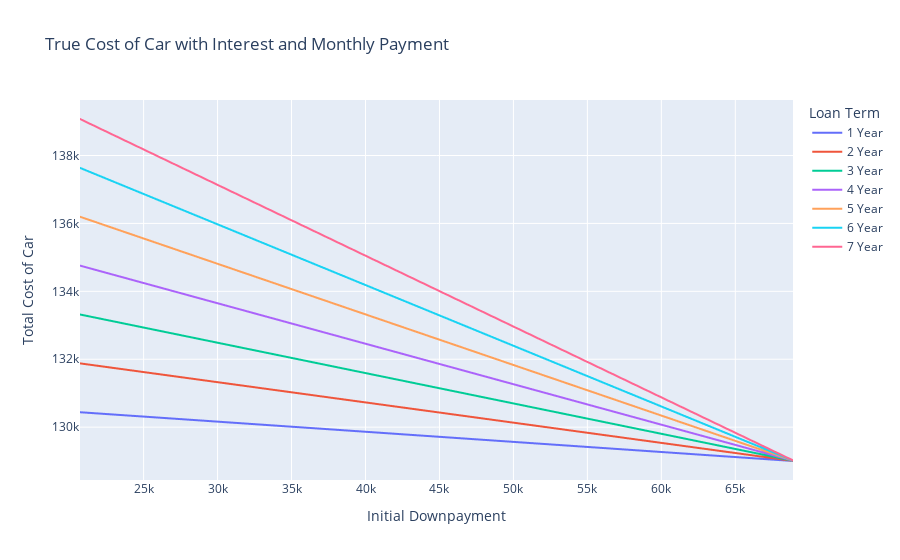

Write notebook code for a chart like this one.
### Code cell
fig = px.line(car_melt,x="Downpayment",y="value",color="variable",labels={
                     "Downpayment": "Initial Downpayment",
                     "value": "Total Cost of Car",
                     "variable": "Loan Term"
                 },title="True Cost of Car with Interest and Monthly Payment")
fig.show()

### Figure 1 — Plotly figure (JSON) as saved in the notebook; plotly's stock layout.template omitted (floating-point values rounded to 4 significant figures; data arrays with more than 128 entries replaced by an {"elided": "..."} marker saying what was removed)
{"data": [{"hovertemplate": "Loan Term=1 Year<br>Initial Downpayment=%{x}<br>Total Cost of Car=%{y}<extra></extra>", "legendgroup": "1 Year", "line": {"color": "#636efa", "dash": "solid"}, "mode": "lines", "name": "1 Year", "showlegend": true, "type": "scattergl", "x": {"elided": "242 int values"}, "xaxis": "x", "y": {"elided": "242 float values"}, "yaxis": "y"}, {"hovertemplate": "Loan Term=2 Year<br>Initial Downpayment=%{x}<br>Total Cost of Car=%{y}<extra></extra>", "legendgroup": "2 Year", "line": {"color": "#EF553B", "dash": "solid"}, "mode": "lines", "name": "2 Year", "showlegend": true, "type": "scattergl", "x": {"elided": "242 int values"}, "xaxis": "x", "y": {"elided": "242 float values"}, "yaxis": "y"}, {"hovertemplate": "Loan Term=3 Year<br>Initial Downpayment=%{x}<br>Total Cost of Car=%{y}<extra></extra>", "legendgroup": "3 Year", "line": {"color": "#00cc96", "dash": "solid"}, "mode": "lines", "name": "3 Year", "showlegend": true, "type": "scattergl", "x": {"elided": "242 int values"}, "xaxis": "x", "y": {"elided": "242 float values"}, "yaxis": "y"}, {"hovertemplate": "Loan Term=4 Year<br>Initial Downpayment=%{x}<br>Total Cost of Car=%{y}<extra></extra>", "legendgroup": "4 Year", "line": {"color": "#ab63fa", "dash": "solid"}, "mode": "lines", "name": "4 Year", "showlegend": true, "type": "scattergl", "x": {"elided": "242 int values"}, "xaxis": "x", "y": {"elided": "242 float values"}, "yaxis": "y"}, {"hovertemplate": "Loan Term=5 Year<br>Initial Downpayment=%{x}<br>Total Cost of Car=%{y}<extra></extra>", "legendgroup": "5 Year", "line": {"color": "#FFA15A", "dash": "solid"}, "mode": "lines", "name": "5 Year", "showlegend": true, "type": "scattergl", "x": {"elided": "242 int values"}, "xaxis": "x", "y": {"elided": "242 float values"}, "yaxis": "y"}, {"hovertemplate": "Loan Term=6 Year<br>Initial Downpayment=%{x}<br>Total Cost of Car=%{y}<extra></extra>", "legendgroup": "6 Year", "line": {"color": "#19d3f3", "dash": "solid"}, "mode": "lines", "name": "6 Year", "showlegend": true, "type": "scattergl", "x": {"elided": "242 int values"}, "xaxis": "x", "y": {"elided": "242 float values"}, "yaxis": "y"}, {"hovertemplate": "Loan Term=7 Year<br>Initial Downpayment=%{x}<br>Total Cost of Car=%{y}<extra></extra>", "legendgroup": "7 Year", "line": {"color": "#FF6692", "dash": "solid"}, "mode": "lines", "name": "7 Year", "showlegend": true, "type": "scattergl", "x": {"elided": "242 int values"}, "xaxis": "x", "y": {"elided": "242 float values"}, "yaxis": "y"}], "layout": {"legend": {"title": {"text": "Loan Term"}, "tracegroupgap": 0}, "title": {"text": "True Cost of Car with Interest and Monthly Payment"}, "xaxis": {"anchor": "y", "domain": [0, 1], "title": {"text": "Initial Downpayment"}}, "yaxis": {"anchor": "x", "domain": [0, 1], "title": {"text": "Total Cost of Car"}}}}
